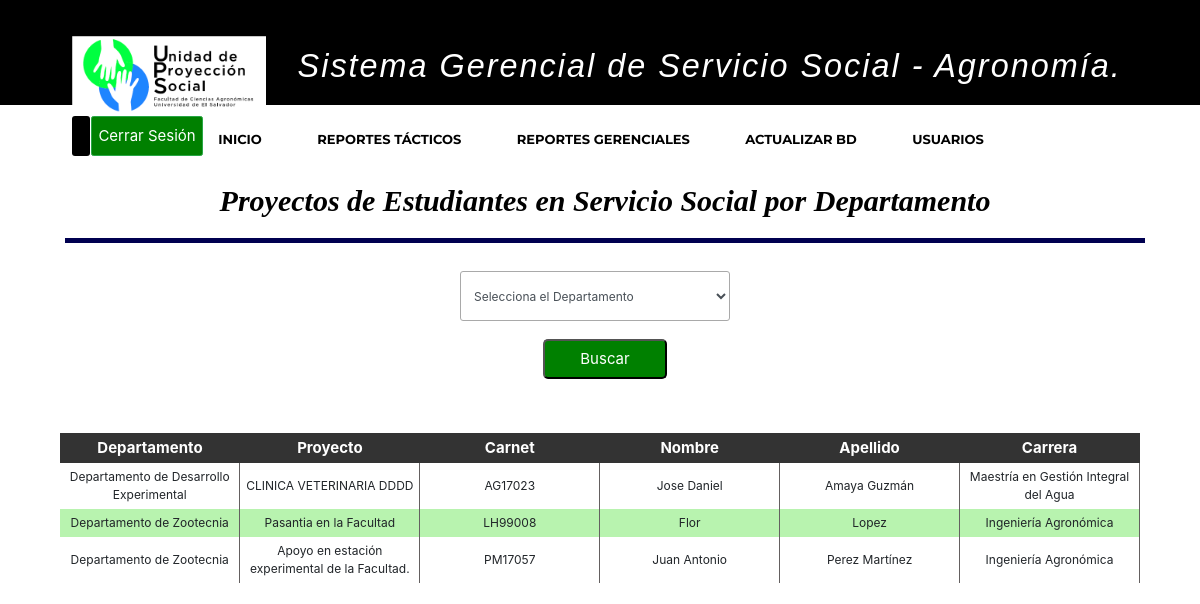
Page /sistemaGerencialAgro/consultaProyectosEstudianteDepartamento/ on the committed database.
### apps/proyecto/models.py (models this page shows, shortened)
class ServicioSocial(models.Model):
    carnet_estudiante = models.OneToOneField(Solicitud, primary_key=True, unique=True, on_delete=models.CASCADE)
    carnet_docente = models.ForeignKey(Docente, on_delete=models.CASCADE)
    codigo_proyecto = models.ForeignKey(Proyecto, on_delete=models.CASCADE)

class Solicitud(models.Model):
    carnet_estudiante = models.OneToOneField(EstudioUniversitario, unique=True, primary_key=True, on_delete = models.CASCADE)
    codigo_entidad = models.CharField(max_length=10, null=False)
    horas_semana = models.IntegerField(null=False)
    dias_semana = models.IntegerField(null=False)
    modalidad = models.CharField(max_length=30, null=False)
    fecha_inicio = models.DateField(null=False)
    fecha_fin = models.DateField(null=True)

class EstudioUniversitario(models.Model):
    carnet_estudiante = models.OneToOneField(Estudiante, primary_key=True, unique=True, on_delete = models.CASCADE)
    codigo_carrera = models.ForeignKey(Carrera, on_delete = models.CASCADE)
    codigo_ciclo = models.IntegerField(null=False)
    porc_carrerar_aprob = models.IntegerField(null=False)
    unidades_valorativas = models.IntegerField(null=False)
    experiencia_areas_conoc = models.CharField(max_length=200, null=False)

class Carrera(models.Model):
    codigo_carrera = models.CharField(primary_key=True, max_length=10, null=False)
    nombre_carrera = models.CharField(max_length=100, null=False)
    departamento = models.ForeignKey(Departamento, on_delete=models.CASCADE)

class Departamento(models.Model):
    codigoDepartamento = models.CharField(primary_key=True, max_length=10, null=False)
    nombreDepartamento = models.CharField(max_length=100, null=False)
    nombreJefeDepartamento = models.CharField(max_length=50, null=False)
    apellidoJefeDepartamento = models.CharField(max_length=50, null=False)

class Proyecto(models.Model):
    codigo_proyecto = models.CharField(primary_key=True, max_length=10, null=False)
    descripcion_proyecto = models.CharField(max_length=200, null=False)

class Estudiante(models.Model):
    carnet_estudiante = models.CharField(primary_key=True, max_length=7, null=False)
    nombre_estudiante = models.CharField(max_length=50, null=False)
    apellido_estudiante = models.CharField(max_length=50, null=False)
    sexo_estudiante = models.CharField(max_length=1, null=False)
    telefono_estudiante = models.IntegerField(null=False)
    correo_estudiante = models.CharField(max_length=100, null=False)
    direccion_estudiante = models.CharField(max_length=250, null=False)
    def __str__(self):
        return self.carnet_estudiante

### apps/proyecto/views.py (the view)
# urls.py: path('sistemaGerencialAgro/consultaProyectosEstudianteDepartamento/', consultaEstudiantesDepartamento, name="consulta_estudiante_departamento"),
def consultaEstudiantesDepartamento(request):
    departamentos = Departamento.objects.all()
    proyectos_departamento = ServicioSocial.objects.order_by('carnet_estudiante__carnet_estudiante__codigo_carrera__departamento')
    context = {
        'proyectos_departamento': proyectos_departamento,
        'departamentos': departamentos,
    }
    return render(
        request,
        'proyecto/estudiantesServSocDepartamento.html',
        context,
    )

### templates/proyecto/estudiantesServSocDepartamento.html (shortened to what this page needs)
{% extends 'base/base.html' %}
{% block content %}
  <header>
    <div class="container">
        <h2 align="center" class="form-titulo" style ="margin-left: 5px;"> Proyectos de Estudiantes en Servicio Social por Departamento</h2>
    </div>
  </header>
<div class="container">
    <div align="center" class="busqueda">
        <form method="POST" action="{% url 'sistemaGerencialAgro:filtrar_estudiante_departamento' %}">
            <select name="departamento" class="form-control col-4 col-sm-3 input-style" title="Selecciona el Departamento Por Favor" required>
                <option selected value=""> Selecciona el Departamento </option>
            </select>
            <input class="btn-buscar btn-busqueda" type = "submit" value = "Buscar" id = "fechaBuscar"></br></br>
        </form>
    </div>
    <div>
        <table>
            <thead>
        	   <tr>
                    <th>Departamento</th>
                    <th>Proyecto</th>
            	    <th>Carnet</th>
            	    <th>Nombre</th>
            	    <th>Apellido</th>
            		<th>Carrera</th>
        		</tr>
            </thead>
            {% if proyectos_departamento_filtro %}
                {% for proydep in proyectos_departamento_filtro %}
                    <tr class="etiqueta-tr">
                        <td class="th-borde width-th-xx" style = "text-align:center;">{{ proydep.carnet_estudiante.carnet_estudiante.codigo_carrera.departamento.nombreDepartamento }}</td>
                        <td class="th-borde width-th-xx" style = "text-align:center;">{{ proydep.codigo_proyecto.descripcion_proyecto }}</td>
                        <td class="th-borde width-th-xx" style = "text-align:center;">{{ proydep.carnet_estudiante.carnet_estudiante.carnet_estudiante }}</td>
                        <td class="th-borde width-th-xx" style = "text-align:center;">{{ proydep.carnet_estudiante.carnet_estudiante.carnet_estudiante.nombre_estudiante }}</td>
                        <td class="th-borde width-th-xx" style = "text-align:center;">{{ proydep.carnet_estudiante.carnet_estudiante.carnet_estudiante.apellido_estudiante }}</td>
                        <td class="th-borde width-th-xx" style = "text-align:center;">{{ proydep.carnet_estudiante.carnet_estudiante.codigo_carrera.nombre_carrera }}</td>
                    </tr>
                {% endfor %}
            {% elif proyectos_departamento %}
                {% for proydep in proyectos_departamento %}
                    <tr class="etiqueta-tr">
                        <td class="th-borde width-th-xx" style = "text-align:center;">{{ proydep.carnet_estudiante.carnet_estudiante.codigo_carrera.departamento.nombreDepartamento }}</td>
                        <td class="th-borde width-th-xx" style = "text-align:center;">{{ proydep.codigo_proyecto.descripcion_proyecto }}</td>
                        <td class="th-borde width-th-xx" style = "text-align:center;">{{ proydep.carnet_estudiante.carnet_estudiante.carnet_estudiante }}</td>
                        <td class="th-borde width-th-xx" style = "text-align:center;">{{ proydep.carnet_estudiante.carnet_estudiante.carnet_estudiante.nombre_estudiante }}</td>
                        <td class="th-borde width-th-xx" style = "text-align:center;">{{ proydep.carnet_estudiante.carnet_estudiante.carnet_estudiante.apellido_estudiante }}</td>
                        <td class="th-borde width-th-xx" style = "text-align:center;">{{ proydep.carnet_estudiante.carnet_estudiante.codigo_carrera.nombre_carrera }}</td>
                    </tr>
                {% endfor %}
            {% endif %}
    	</table>
    </div>
{% endblock %}

### static/css/style.css (style rules this page uses)
body { background: #fff; color: #666666; font-family: "Open Sans", sans-serif; }
h1, h2, h3, h4, h5, h6 { font-family: "Montserrat", sans-serif; font-weight: 400; margin: 0 0 20px 0; padding: 0; }

### static/css/archivo.css (style rules this page uses)
html { font-size: 12px; }
section, .container { display: block; width: 100%; margin-left: auto; margin-right: auto; }
h2 { text-align: center; font: oblique bold 100% cursive; color: black; padding-right: 150px; }
header { display: block; width: 100%; font-size: 5px; }
table { width: 100%; }
table tbody td { text-align: center; }
thead { background-color: #333333; }
input { width: 180px; height: 20px; }
input[type="button"], input[type="submit"] { font-size: 15px; width: auto; height: 40px; white-space: nowrap; }
select, option { width: 150px; font-size: 12px; }
th, tr th { color: white; text-align: center; font-size: 15px; height: 30px; }

### static/css/estilos_sec_not.css (style rules this page uses)
.container { display: block; text-align: center; margin-left: auto; margin-right: auto; }
.form-titulo { background: white; color: black; padding: 20px; text-align: center; font-weight: 100px; font-size: 30px; border-bottom: 5px solid #000050; margin-top: 30px; width: 100%; }
.input-style { margin-right:10px; height: 50px; border-radius: 3px; border: 1px solid darkgray; }
.btn-buscar { text-align: center; background: green; color: white; margin: auto; padding: 0px 35px; border-radius: 5px ; }
.btn-busqueda { margin-left: 10px; }
.width-th-xx { width: 10%; padding: 5px; }
.th-borde { border-right:0.5px solid #646060; }
tr:nth-child(even) { background-color: #b8f3af; }

### rows in the picture
ServicioSocial: carnet_estudiante.carnet_estudiante.codigo_carrera.departamento.nombreDepartamento "Departamento de Desarrollo Experimental", codigo_proyecto.descripcion_proyecto "CLINICA VETERINARIA DDDD", carnet_estudiante.carnet_estudiante.carnet_estudiante "AG17023", carnet_estudiante.carnet_estudiante.carnet_estudiante.nombre_estudiante "Jose Daniel", carnet_estudiante.carnet_estudiante.carnet_estudiante.apellido_estudiante "Amaya Guzmán", carnet_estudiante.carnet_estudiante.codigo_carrera.nombre_carrera "Maestría en Gestión Integral del Agua"
ServicioSocial: carnet_estudiante.carnet_estudiante.codigo_carrera.departamento.nombreDepartamento "Departamento de Zootecnia", codigo_proyecto.descripcion_proyecto "Pasantia en la Facultad", carnet_estudiante.carnet_estudiante.carnet_estudiante "LH99008", carnet_estudiante.carnet_estudiante.carnet_estudiante.nombre_estudiante "Flor", carnet_estudiante.carnet_estudiante.carnet_estudiante.apellido_estudiante "Lopez", carnet_estudiante.carnet_estudiante.codigo_carrera.nombre_carrera "Ingeniería Agronómica"
ServicioSocial: carnet_estudiante.carnet_estudiante.codigo_carrera.departamento.nombreDepartamento "Departamento de Zootecnia", codigo_proyecto.descripcion_proyecto "Apoyo en estación experimental de la Facultad.", carnet_estudiante.carnet_estudiante.carnet_estudiante "PM17057", carnet_estudiante.carnet_estudiante.carnet_estudiante.nombre_estudiante "Juan Antonio", carnet_estudiante.carnet_estudiante.carnet_estudiante.apellido_estudiante "Perez Martínez", carnet_estudiante.carnet_estudiante.codigo_carrera.nombre_carrera "Ingeniería Agronómica"
